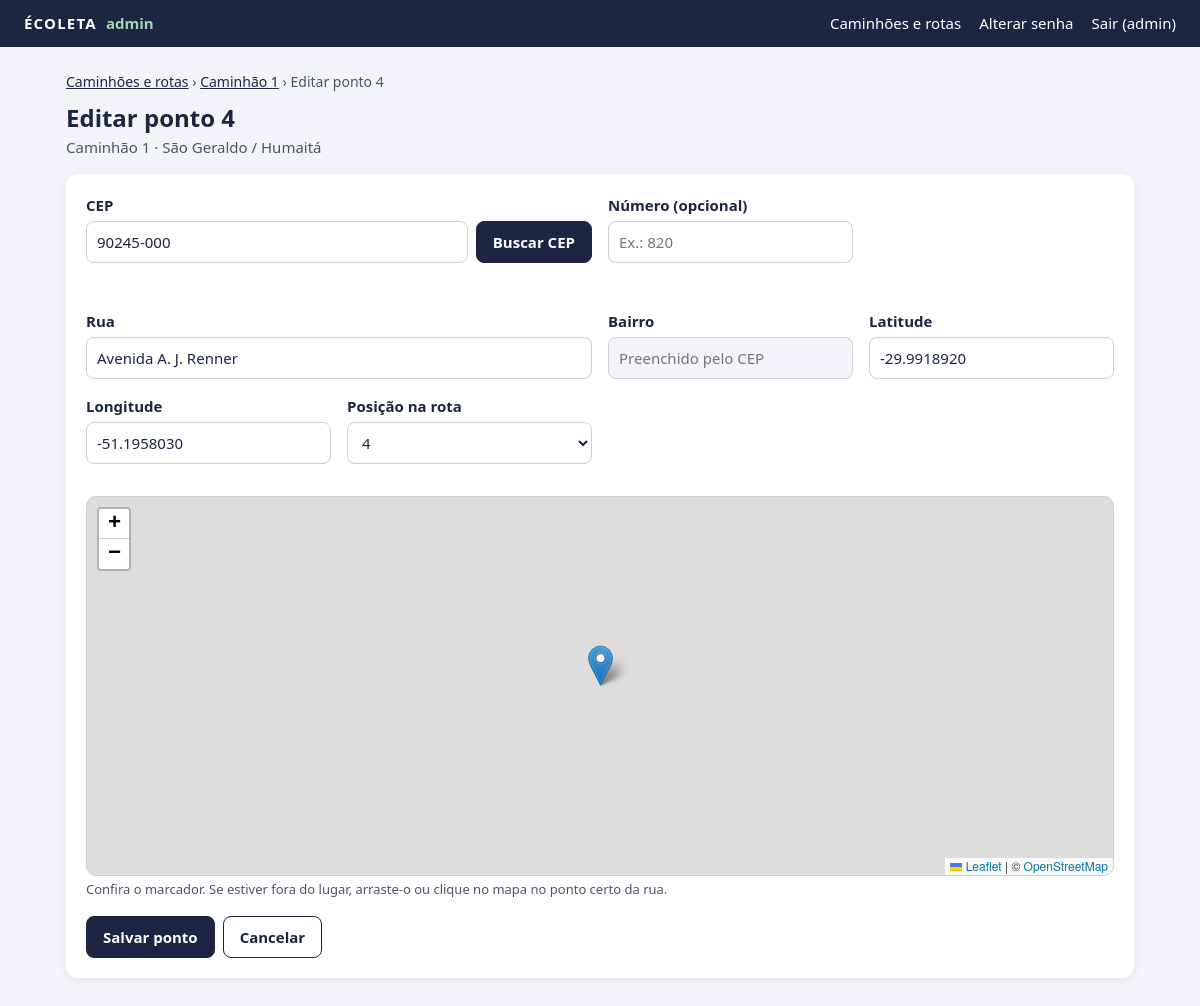
The app's page /admin/ponto.php?rota=1&id=45 (signed in) with its own data.
### tables this page shows
CREATE TABLE `rota_pontos` (
  `id` int NOT NULL,
  `rota_id` int NOT NULL,
  `ordem` smallint NOT NULL,
  `rua` varchar(200) NOT NULL,
  `numero` varchar(10) DEFAULT NULL,
  `cep` char(8) DEFAULT NULL,
  `latitude` decimal(10,7) DEFAULT NULL,
  `longitude` decimal(10,7) DEFAULT NULL
);

CREATE TABLE `rotas` (
  `id` int NOT NULL,
  `descricao` varchar(150) NOT NULL,
  `tipo` varchar(50) NOT NULL,
  `horario_inicio` time NOT NULL,
  `horario_fim` time NOT NULL,
  `cidade` varchar(120) NOT NULL DEFAULT 'Porto Alegre',
  `uf` char(2) NOT NULL DEFAULT 'RS'
);

### admin/inc/RotasAdmin.php (called while the page is built, shortened)
<?php
class RotasAdmin
{
    private PDO $db;
    public function __construct(PDO $db)
    {
        $this->db = $db;
    }
    public function buscar(int $id): ?array
    {
        $stmt = $this->db->prepare('SELECT * FROM rotas WHERE id = :id');
        $stmt->execute([':id' => $id]);
        $rota = $stmt->fetch(PDO::FETCH_ASSOC);
        $stmt = $this->db->prepare('SELECT bairro FROM rota_bairros WHERE rota_id = :id ORDER BY bairro');
        $stmt->execute([':id' => $id]);
        $rota['bairros'] = $stmt->fetchAll(PDO::FETCH_COLUMN);
        return $rota;
    }
    public function pontos(int $rotaId): array
    {
        $stmt = $this->db->prepare('SELECT * FROM rota_pontos WHERE rota_id = :id ORDER BY ordem');
        $stmt->execute([':id' => $rotaId]);
        return $stmt->fetchAll(PDO::FETCH_ASSOC);
    }
    public function ponto(int $rotaId, int $id): ?array
    {
        $stmt = $this->db->prepare('SELECT * FROM rota_pontos WHERE rota_id = :rota AND id = :id');
        $stmt->execute([':rota' => $rotaId, ':id' => $id]);
        return $stmt->fetch(PDO::FETCH_ASSOC) ?: null;
    }
}

### admin/inc/bootstrap.php (called while the page is built, shortened)
<?php
require_once __DIR__ . '/../../api/classes/Endereco.php';
function db(): PDO
{
    static $pdo = null;
    return $pdo ??= (new Database())->conectar();
}
function h(?string $texto): string
{
    return htmlspecialchars((string) $texto, ENT_QUOTES | ENT_SUBSTITUTE, 'UTF-8');
}

### api/classes/Endereco.php (called while the page is built, shortened)
<?php
class Endereco
{
    public static function somenteDigitos(string $cep): string
    {
        return preg_replace('/\D/', '', $cep);
    }
    public static function formatarCep(string $cep): string
    {
        $digitos = self::somenteDigitos($cep);
        return strlen($digitos) === 8
            ? substr($digitos, 0, 5) . "-" . substr($digitos, 5)
            : $cep;
    }
}

### admin/ponto.php (the view, shortened to what this page needs)
<?php
require_once __DIR__ . '/inc/bootstrap.php';
require_once __DIR__ . '/inc/layout.php';
require_once __DIR__ . '/inc/RotasAdmin.php';
$rotas = new RotasAdmin(db());
$rotaId = (int) ($_GET['rota'] ?? 0);
$rota = $rotas->buscar($rotaId);
$id = isset($_GET['id']) ? (int) $_GET['id'] : null;
$ponto = $id === null ? null : $rotas->ponto($rotaId, $id);
$total = count($rotas->pontos($rotaId));
$form = [
    'cep' => $ponto && $ponto['cep'] ? Endereco::formatarCep($ponto['cep']) : '',
    'rua' => $ponto['rua'] ?? '',
    'numero' => $ponto['numero'] ?? '',
    'latitude' => $ponto['latitude'] ?? '',
    'longitude' => $ponto['longitude'] ?? '',
    'ordem' => $ponto ? (int) $ponto['ordem'] : $total + 1,
];
$titulo = $ponto ? "Editar ponto {$ponto['ordem']}" : 'Adicionar ponto';
$posicoes = $ponto ? $total : $total + 1;
?>
<p class="trilha">
  <a href="caminhoes.php">Caminhões e rotas</a> ›
  <a href="caminhao.php?id=<?= (int) $rotaId ?>">Caminhão <?= (int) $rotaId ?></a> › <?= h($titulo) ?>
</p>
<h1><?= h($titulo) ?> <small>Caminhão <?= (int) $rotaId ?> · <?= h($rota['descricao']) ?></small></h1>
<section class="cartao">
  <form method="post" class="formulario grade" id="form-ponto" data-cidade="<?= h($rota['cidade']) ?>" data-uf="<?= h($rota['uf']) ?>">
    <div class="largura-2 campo-cep">
      <label for="cep">CEP</label>
      <div class="linha-busca">
        <input id="cep" name="cep" inputmode="numeric" maxlength="9" placeholder="00000-000" value="<?= h($form['cep']) ?>" autocomplete="off" autofocus>
        <button type="button" class="botao" id="buscar-cep">Buscar CEP</button>
      </div>
    </div>
    <div>
      <label for="numero">Número (opcional)</label>
      <input id="numero" name="numero" maxlength="10" value="<?= h($form['numero']) ?>" placeholder="Ex.: 820">
    </div>
    <p class="status-busca largura-total" id="status-busca" role="status" aria-live="polite"></p>
    <div class="largura-2">
      <label for="rua">Rua</label>
      <input id="rua" name="rua" maxlength="200" value="<?= h($form['rua']) ?>" required>
    </div>
    <div>
      <label for="bairro">Bairro</label>
      <input id="bairro" readonly tabindex="-1" placeholder="Preenchido pelo CEP">
    </div>
    <div>
      <label for="latitude">Latitude</label>
      <input id="latitude" name="latitude" inputmode="decimal" value="<?= h((string) $form['latitude']) ?>" required>
    </div>
    <div>
      <label for="longitude">Longitude</label>
      <input id="longitude" name="longitude" inputmode="decimal" value="<?= h((string) $form['longitude']) ?>" required>
    </div>
    <div>
      <label for="ordem">Posição na rota</label>
      <select id="ordem" name="ordem">
        <?php for ($posicao = 1; $posicao <= $posicoes; $posicao++): ?>
        <option value="<?= $posicao ?>" <?= $posicao === $form['ordem'] ? 'selected' : '' ?>>
          <?= $posicao ?><?= !$ponto && $posicao === $posicoes ? ' (fim da rota)' : '' ?>
        </option>
        <?php endfor; ?>
      </select>
    </div>
    <div class="largura-total">
      <div id="mapa-ponto" class="mapa" aria-label="Mapa do ponto: clique ou arraste o marcador para ajustar"></div>
      <small>Confira o marcador. Se estiver fora do lugar, arraste-o ou clique no mapa no ponto certo da rua.</small>
    </div>
    <div class="acoes largura-total">
      <button type="submit" class="botao"><?= $ponto ? 'Salvar ponto' : 'Adicionar ponto' ?></button>
      <a class="botao botao-secundario" href="caminhao.php?id=<?= (int) $rotaId ?>#pontos">Cancelar</a>
    </div>
  </form>
</section>

### admin/assets/admin.css (style rules this page uses)
:root { --azul: #1c2541; --verde: #14532d; --vermelho: #8e2020; --amarelo: #7a5a00; --texto: #1c2541; --texto-suave: #4a5468; --borda: #c9ceda; --fundo: #f3f4f7; --branco: #fff; }
* { box-sizing: border-box; }
body { margin: 0; background: var(--fundo); color: var(--texto); font: 15px/1.5 system-ui, -apple-system, "Segoe UI", Roboto, sans-serif; }
a { color: var(--azul); }
h1 { margin: 0 0 16px; font-size: 24px; }
h1 small { display: block; color: var(--texto-suave); font-size: 15px; font-weight: 400; }
.trilha { margin: 0 0 8px; color: var(--texto-suave); font-size: 14px; }
.cartao { margin-bottom: 24px; padding: 20px; border-radius: 12px; background: var(--branco); box-shadow: 0 2px 10px #0001; }
.formulario label { display: block; margin-bottom: 4px; font-weight: 600; }
.formulario input, .formulario select { width: 100%; padding: 9px 10px; border: 1px solid var(--borda); border-radius: 8px; background: var(--branco); color: var(--texto); font: inherit; }
.formulario input[readonly] { background: var(--fundo); color: var(--texto-suave); }
.formulario small { display: block; margin-top: 4px; color: var(--texto-suave); font-size: 13px; }
.grade { display: grid; grid-template-columns: repeat(4, minmax(0, 1fr)); gap: 16px; }
.largura-2 { grid-column: span 2; }
.largura-total { grid-column: 1 / -1; }
.linha-busca { display: flex; gap: 8px; }
.linha-busca input { flex: 1; min-width: 0; }
.acoes { display: flex; flex-wrap: wrap; gap: 8px; }
.botao { display: inline-block; padding: 9px 16px; border: 1px solid var(--azul); border-radius: 8px; background: var(--azul); color: var(--branco); font: inherit; font-weight: 600; text-decoration: none; white-space: nowrap; cursor: pointer; }
.botao-secundario { background: var(--branco); color: var(--azul); }
.status-busca { min-height: 1.5em; margin: -6px 0 0; color: var(--texto-suave); font-size: 14px; }
.mapa { height: 380px; margin-top: 16px; border-radius: 10px; border: 1px solid var(--borda); }

### records on screen
rota_pontos: ordem "Editar ponto 4", rua "Avenida A. J. Renner", latitude "-29.9918920", longitude "-51.1958030", ordem "4"
rotas: descricao "São Geraldo / Humaitá"

### other values on screen
$admin['usuario'] "admin"
$rotaId "1"
